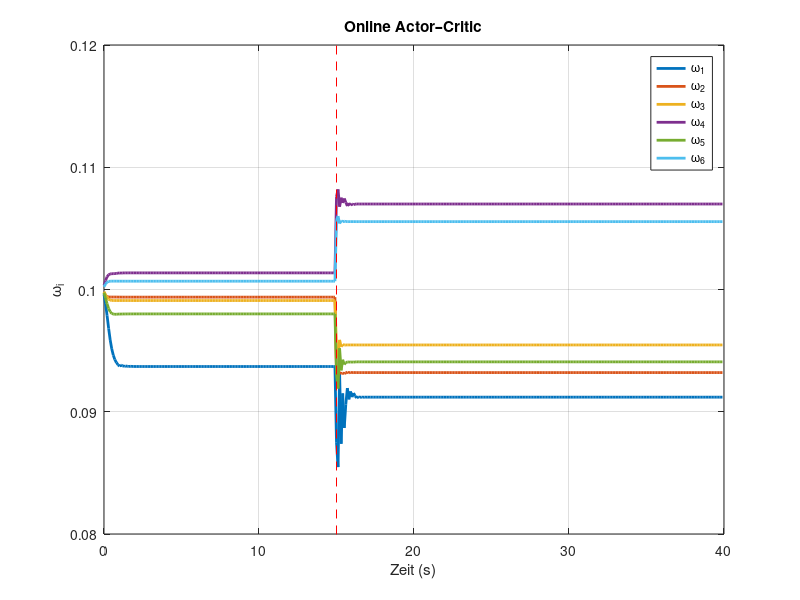

MATLAB code to generate this figure:
clear; clc; close all;

%% ===== SYSTEM (Environment) =====
A_sys = [2 1 1; 1 -1 0; 0 0 1];
B_sys = [0 0; 0 1; 1 0]; 
Q = eye(3); 
R = eye(2); 
umax = [3; 20];

%% ===== BASISFUNKTIONEN (Critic) =====
sigma = @(x) [x(1)^2; x(2)^2; x(3)^2; x(1)*x(2); x(1)*x(3); x(2)*x(3); ...
              x(1)^4; x(2)^4; x(3)^4; x(1)^2*x(2)^2; x(1)^2*x(3)^2; ...
              x(2)^2*x(3)^2; x(1)^2*x(2)*x(3); x(1)*x(2)^2*x(3); ...
              x(1)*x(2)*x(3)^2; x(1)^3*x(2); x(1)^3*x(3); x(1)*x(2)^3; ...
              x(1)*x(3)^3; x(2)*x(3)^3; x(2)^2*x(3)];

grad_sigma = @(x) [2*x(1), 0, 0; 0, 2*x(2), 0; 0, 0, 2*x(3); ...
    x(2), x(1), 0; x(3), 0, x(1); 0, x(3), x(2); ...
    4*x(1)^3, 0, 0; 0, 4*x(2)^3, 0; 0, 0, 4*x(3)^3; ...
    2*x(1)*x(2)^2, 2*x(2)*x(1)^2, 0; ...
    2*x(1)*x(3)^2, 0, 2*x(3)*x(1)^2; ...
    0, 2*x(2)*x(3)^2, 2*x(3)*x(2)^2; ...
    2*x(1)*x(2)*x(3), x(1)^2*x(3), x(1)^2*x(2); ...
    x(2)^2*x(3), 2*x(1)*x(2)*x(3), x(1)*x(2)^2; ...
    x(2)*x(3)^2, x(1)*x(3)^2, 2*x(1)*x(2)*x(3); ...
    3*x(1)^2*x(2), x(1)^3, 0; ...
    3*x(1)^2*x(3), 0, x(1)^3; ...
    x(2)^3, 3*x(1)*x(2)^2, 0; ...
    x(3)^3, 0, 3*x(1)*x(3)^2; ...
    0, x(3)^3, 3*x(2)*x(3)^2; ...
    0, 2*x(2)*x(3), x(2)^2];

grad_V = @(x,w) (grad_sigma(x)' * w);

%% ===== ZEITPARAMETER =====
T = 0.1;
dt = 0.01;
t_final = 40;

%% ===== SCHRITT 1: INITIALIZE NN =====
x = [1.2; -1; 0.8];
w = 0.1*ones(21,1);
alpha = 5e-4;          % Grundlernrate

history_w = [];

fprintf('--- Online Actor–Critic gestartet ---\n');

for t_curr = 0:T:(t_final-T)

    %% ===== SYSTEMWECHSEL BEI t = 15 (KRITISCH) =====
    if abs(t_curr - 15) < 1e-9
        A_now = 2.5 * A_sys;   % neue Dynamik
        x = [1.5; -1.5; 1.2];  % <-- WICHTIG: aktiver Zustandssprung
        alpha = 5e-3;          % kurzzeitig starkes Lernen
        fprintf('*** SYSTEMWECHSEL BEI t=15 ***\n');
    elseif t_curr > 20
        A_now = 2.5 * A_sys;
        alpha = 5e-4;
    else
        A_now = A_sys;
    end

    %% ===== SCHRITT 2: APPLY CONTROL & ROLLOUT =====
    x_t = x;
    p_t = 0;

    for sub_t = 0:dt:(T-dt)

        % Policy (Actor)
        dV = grad_V(x,w);
        u = -umax .* tanh( (1./(2.*diag(R).*umax)) .* (B_sys' * dV) );

        % Systemdynamik
        dx = A_now*x + B_sys*u;

        % Kosten p(t)
        p_t = p_t + (x'*Q*x + u'*R*u) * dt;

        % Zeitschritt
        x = x + dx * dt;
    end

    %% ===== SCHRITT 4: BELLMAN-FEHLER =====
    V_now  = w' * sigma(x_t);
    V_next = w' * sigma(x);

    e_B = p_t + V_next - V_now;

    % Sanfte Skalierung (behält Signal)
    e_B = e_B / max(1, abs(e_B));

    %% ===== LERNBEDINGUNG =====
    if norm(x_t) < 0.2
        history_w = [history_w; w'];
        continue;
    end

    %% ===== SCHRITT 5: TRAIN NN (Critic) =====
    phi = sigma(x_t);
    phi = phi / (1 + 0.05*norm(phi));

    grad_w = e_B * phi;
    w = w - alpha * grad_w;

    % Sicherheits-Clipping
    if norm(w) > 1e4
        w = w / norm(w) * 1e4;
    end

    %% ===== SCHRITT 6: LOOP =====
    history_w = [history_w; w'];
end

fprintf('--- Simulation beendet ---\n');

%% ===== PLOT =====
t_vec = 0:T:(t_final-T);

plot(t_vec, history_w(:,1:6), 'LineWidth', 2);
hold on;
line([15 15], [min(history_w(:)) max(history_w(:))], ...
     'Color','r','LineStyle','--');
grid on;
title('Online Actor–Critic');
xlabel('Zeit (s)');
ylabel('\omega_i');
legend('\omega_1','\omega_2','\omega_3','\omega_4','\omega_5','\omega_6');
ylim([0.08, 0.12])
